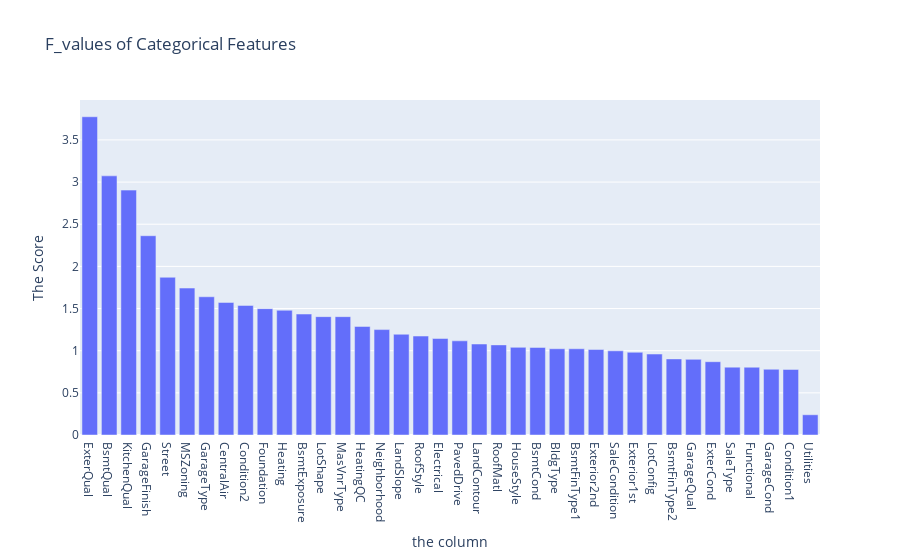

This figure's notebook cell:
### Code cell
px.bar(x=f_value.index,y=f_value.values,labels={"y":"The Score","x":"the column"},
      title="F_values of Categorical Features")

### Figure 1 — Plotly figure (JSON) as saved in the notebook; plotly's stock layout.template omitted (floating-point values rounded to 4 significant figures)
{"data": [{"alignmentgroup": "True", "hovertemplate": "the column=%{x}<br>The Score=%{y}<extra></extra>", "legendgroup": "", "marker": {"color": "#636efa", "pattern": {"shape": ""}}, "name": "", "offsetgroup": "", "orientation": "v", "showlegend": false, "textposition": "auto", "type": "bar", "x": ["ExterQual", "BsmtQual", "KitchenQual", "GarageFinish", "Street", "MSZoning", "GarageType", "CentralAir", "Condition2", "Foundation", "Heating", "BsmtExposure", "LotShape", "MasVnrType", "HeatingQC", "Neighborhood", "LandSlope", "RoofStyle", "Electrical", "PavedDrive", "LandContour", "RoofMatl", "HouseStyle", "BsmtCond", "BldgType", "BsmtFinType1", "Exterior2nd", "SaleCondition", "Exterior1st", "LotConfig", "BsmtFinType2", "GarageQual", "ExterCond", "SaleType", "Functional", "GarageCond", "Condition1", "Utilities"], "xaxis": "x", "y": [3.775, 3.074, 2.905, 2.364, 1.871, 1.743, 1.64, 1.572, 1.537, 1.499, 1.48, 1.435, 1.404, 1.404, 1.288, 1.25, 1.195, 1.174, 1.144, 1.117, 1.079, 1.069, 1.04, 1.039, 1.023, 1.023, 1.014, 0.9984, 0.9812, 0.9605, 0.9026, 0.8972, 0.8696, 0.8051, 0.804, 0.7796, 0.7777, 0.2398], "yaxis": "y"}], "layout": {"barmode": "relative", "legend": {"tracegroupgap": 0}, "title": {"text": "F_values of Categorical Features"}, "xaxis": {"anchor": "y", "domain": [0, 1], "title": {"text": "the column"}}, "yaxis": {"anchor": "x", "domain": [0, 1], "title": {"text": "The Score"}}}}
